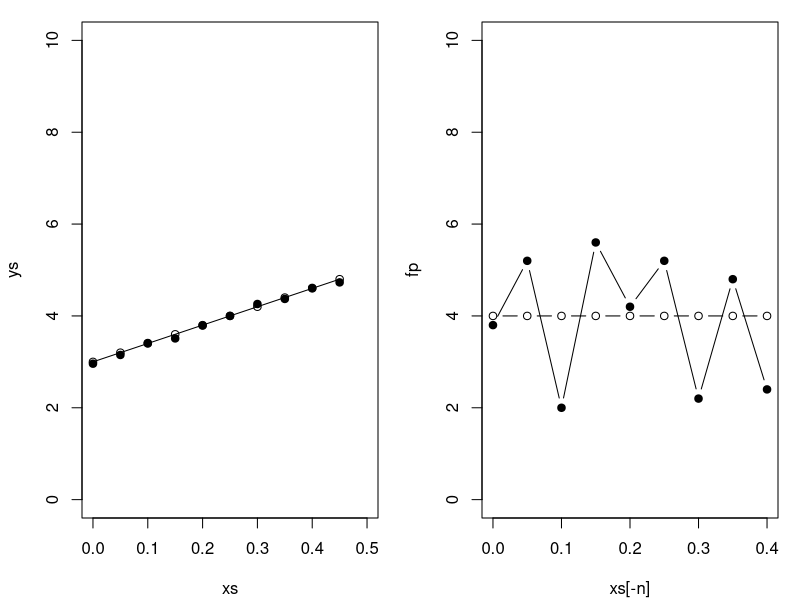

Source code (R):
par(mfrow=c(1, 2), mar=c(4.1, 4.1, 1.1, 1.1))
## make up data
# set.seed(100)
# xs <- seq(0, 0.45, by=0.05)
# n <- length(xs)
# ys <- 3 + 4*xs^2
# ys2 <- ys + runif(n, -1, 1)/10
# plot(xs, ys, xlim=c(0, 0.5), ylim=c(0, 10))
# plot(function(x) 3 + 4*x^2, xlim=c(0, 0.45), add=T)

## enter given data
xs <- seq(0, 0.45, by=0.05)
n <- length(xs)
ys <- c(3.0, 3.2, 3.4, 3.6, 3.8, 4.0, 4.2, 4.4, 4.6, 4.8)
plot(xs, ys, xlim=c(0, 0.5), ylim=c(0, 10))
lm(ys ~ xs)
plot(function(x) 3 + 4*x, xlim=c(0, 0.45), add=T) ## abline(lm(ys ~ xs)) ## works also

ys2 <- c(2.96, 3.15, 3.41, 3.51, 3.79, 4.00, 4.26, 4.37, 4.61, 4.73)
points(xs, ys2, pch=19)

(fp <- (ys[1+1] - ys[1])/(xs[1+1] - xs[1]))## initialize
for(i in 2:(n-1)){## repeat
	fp <- c(fp, (ys[i+1] - ys[i])/(xs[i+1] - xs[i]))
}
fp## look

plot(xs[-n], fp, ylim=c(0, 10), type='b')## or xs[1:9]

(fp <- (ys[2:n] - ys[1:(n-1)])/(xs[2:n] - xs[1:(n-1)]))## slick
(fp2 <- (ys2[2:n] - ys2[1:(n-1)])/(xs[2:n] - xs[1:(n-1)]))## slick

points(xs[-n], fp2, pch=19, type='b')
## if you use the code and print these graphs, make them look better